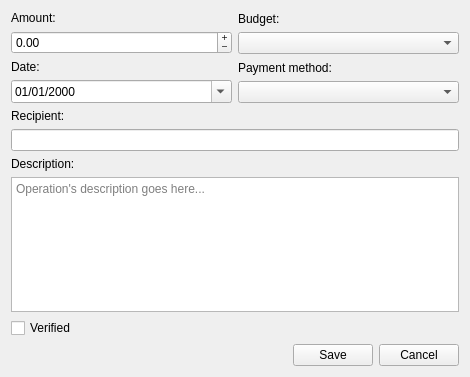
<?xml version="1.0" encoding="UTF-8"?>
<ui version="4.0">
 <class>OperationEditor</class>
 <widget class="QWidget" name="OperationEditor">
  <property name="windowModality">
   <enum>Qt::ApplicationModal</enum>
  </property>
  <property name="geometry">
   <rect>
    <x>0</x>
    <y>0</y>
    <width>470</width>
    <height>377</height>
   </rect>
  </property>
  <property name="sizePolicy">
   <sizepolicy hsizetype="Maximum" vsizetype="Maximum">
    <horstretch>0</horstretch>
    <verstretch>0</verstretch>
   </sizepolicy>
  </property>
  <property name="windowTitle">
   <string>Operation Editor</string>
  </property>
  <layout class="QVBoxLayout" name="verticalLayout_5">
   <item>
    <layout class="QGridLayout" name="gridLayout">
     <item row="0" column="0">
      <layout class="QVBoxLayout" name="verticalLayout_4">
       <item>
        <widget class="QLabel" name="amount_label">
         <property name="text">
          <string>Amount:</string>
         </property>
        </widget>
       </item>
       <item>
        <widget class="QDoubleSpinBox" name="amount">
         <property name="buttonSymbols">
          <enum>QAbstractSpinBox::PlusMinus</enum>
         </property>
         <property name="accelerated">
          <bool>true</bool>
         </property>
         <property name="prefix">
          <string/>
         </property>
         <property name="suffix">
          <string/>
         </property>
         <property name="minimum">
          <double>-1000000000.000000000000000</double>
         </property>
         <property name="maximum">
          <double>1000000000.000000000000000</double>
         </property>
        </widget>
       </item>
      </layout>
     </item>
     <item row="0" column="1">
      <layout class="QVBoxLayout" name="verticalLayout">
       <item>
        <widget class="QLabel" name="budget_label">
         <property name="text">
          <string>Budget:</string>
         </property>
        </widget>
       </item>
       <item>
        <widget class="QComboBox" name="budget"/>
       </item>
      </layout>
     </item>
     <item row="1" column="0">
      <layout class="QVBoxLayout" name="verticalLayout_2">
       <item>
        <widget class="QLabel" name="date_label">
         <property name="text">
          <string>Date:</string>
         </property>
        </widget>
       </item>
       <item>
        <widget class="QDateEdit" name="date">
         <property name="sizePolicy">
          <sizepolicy hsizetype="Preferred" vsizetype="Fixed">
           <horstretch>0</horstretch>
           <verstretch>0</verstretch>
          </sizepolicy>
         </property>
         <property name="displayFormat">
          <string>dd/MM/yyyy</string>
         </property>
         <property name="calendarPopup">
          <bool>true</bool>
         </property>
        </widget>
       </item>
      </layout>
     </item>
     <item row="1" column="1">
      <layout class="QVBoxLayout" name="verticalLayout_3">
       <item>
        <widget class="QLabel" name="payment_method_label">
         <property name="text">
          <string>Payment method:</string>
         </property>
        </widget>
       </item>
       <item>
        <widget class="QComboBox" name="payment_method"/>
       </item>
      </layout>
     </item>
    </layout>
   </item>
   <item>
    <widget class="QLabel" name="recipient_label">
     <property name="text">
      <string>Recipient:</string>
     </property>
    </widget>
   </item>
   <item>
    <widget class="QLineEdit" name="recipient"/>
   </item>
   <item>
    <widget class="QLabel" name="description_label">
     <property name="text">
      <string>Description:</string>
     </property>
    </widget>
   </item>
   <item>
    <widget class="QPlainTextEdit" name="description">
     <property name="placeholderText">
      <string>Operation's description goes here...</string>
     </property>
    </widget>
   </item>
   <item>
    <widget class="QCheckBox" name="verified">
     <property name="text">
      <string>Verified</string>
     </property>
    </widget>
   </item>
   <item>
    <spacer name="verticalSpacer">
     <property name="orientation">
      <enum>Qt::Vertical</enum>
     </property>
     <property name="sizeHint" stdset="0">
      <size>
       <width>20</width>
       <height>0</height>
      </size>
     </property>
    </spacer>
   </item>
   <item>
    <layout class="QHBoxLayout" name="horizontalLayout">
     <item>
      <spacer name="hspacer">
       <property name="orientation">
        <enum>Qt::Horizontal</enum>
       </property>
       <property name="sizeHint" stdset="0">
        <size>
         <width>40</width>
         <height>20</height>
        </size>
       </property>
      </spacer>
     </item>
     <item>
      <widget class="QPushButton" name="save">
       <property name="text">
        <string>Save</string>
       </property>
       <property name="icon">
        <iconset resource="../../picsou.qrc">
         <normaloff>:/resources/material-design/svg/check.svg</normaloff>:/resources/material-design/svg/check.svg</iconset>
       </property>
      </widget>
     </item>
     <item>
      <widget class="QPushButton" name="cancel">
       <property name="text">
        <string>Cancel</string>
       </property>
       <property name="icon">
        <iconset resource="../../picsou.qrc">
         <normaloff>:/resources/material-design/svg/cancel.svg</normaloff>:/resources/material-design/svg/cancel.svg</iconset>
       </property>
      </widget>
     </item>
    </layout>
   </item>
  </layout>
 </widget>
 <resources>
  <include location="../../picsou.qrc"/>
 </resources>
 <connections/>
</ui>
